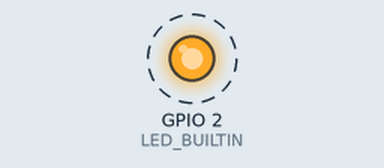
A sketch run on a simulated ESP32. Shown: output pins drawn as LEDs (lit = HIGH). Dashed ring = blinking. What the sketch prints to the serial monitor is not drawn.

Above: at 0.7 s.
Timing chart, 0 to 3.5 s (numbered marks = the images above):
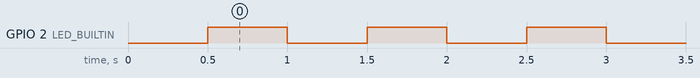

Measured:
- by itself, GPIO 2 (LED_BUILTIN): alternates HIGH for 0.50 s and LOW for 0.50 s

The sketch:

esp32_devkit_v1_smoke_test.ino
```cpp
/*
 * ESP32 DevKit V1 — çalışırlık testi (smoke test)
 *
 * Başarı kriterleri:
 * - Kart üzerindeki mavi LED yaklaşık 1 saniyede bir yanıp sönmeli.
 * - Arduino IDE Seri Monitör (115200 baud) "ESP32 OK" mesajını görmeli.
 *
 * Kart: Araçlar → Kart → "ESP32 Dev Module" veya "DOIT ESP32 DEVKIT V1"
 */

#define SERIAL_BAUD 115200
#define BLINK_MS    500

// Bazı ESP32 kart seçenekleri LED_BUILTIN tanımlamaz; DevKit V1 tipik olarak GPIO 2.
#ifndef LED_BUILTIN
#define LED_BUILTIN 2
#endif

void setup() {
  Serial.begin(SERIAL_BAUD);
  delay(500);

  pinMode(LED_BUILTIN, OUTPUT);

  Serial.println();
  Serial.println(F("=== ESP32 DevKit smoke test ==="));
  Serial.print(F("LED pin (LED_BUILTIN): "));
  Serial.println(LED_BUILTIN);
}

void loop() {
  static unsigned long lastToggle = 0;
  static bool ledOn = false;

  unsigned long now = millis();
  if (now - lastToggle >= BLINK_MS) {
    lastToggle = now;
    ledOn = !ledOn;
    digitalWrite(LED_BUILTIN, ledOn ? HIGH : LOW);

    Serial.print(F("tick "));
    Serial.print(now / 1000UL);
    Serial.println(ledOn ? F(" LED ON") : F(" LED OFF"));
  }
}
```
